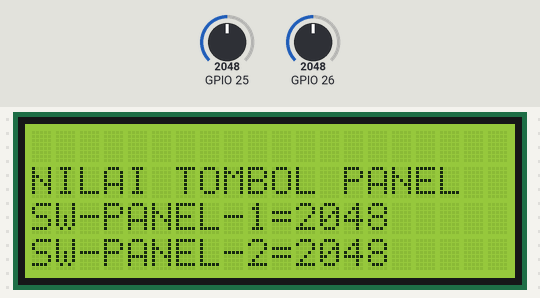
Bench run of a sketch on a simulated ESP32. Shown: 20×4 character LCD. Inputs (shaded band) come from the test bench; at power-on: GPIO 25 = 2048, GPIO 26 = 2048.

Above: at 1.2 s.
1.3 s: GPIO 25 set to 2866
At 2.1 s:
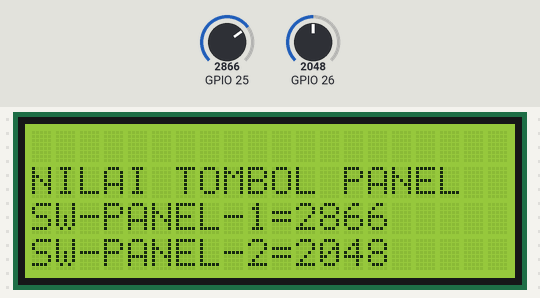
2.8 s: GPIO 26 set to 2866
At 3.3 s:
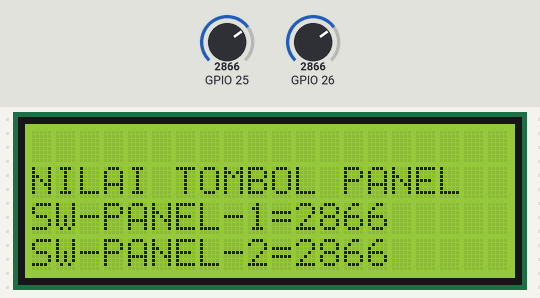
4.3 s: GPIO 25 set to 3603
At 5.5 s:
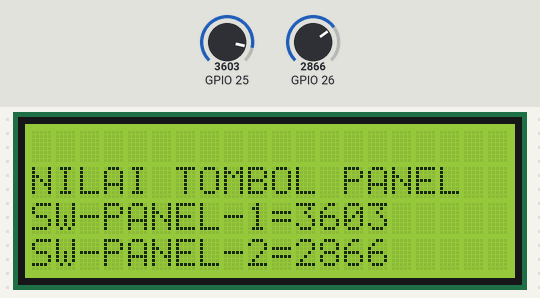
5.8 s: GPIO 26 set to 3603
At 6.7 s:
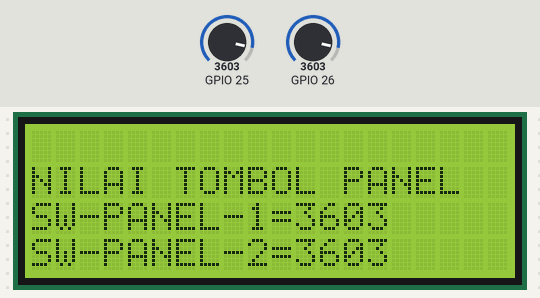
7.3 s: GPIO 25 set to 4095
At 7.9 s:
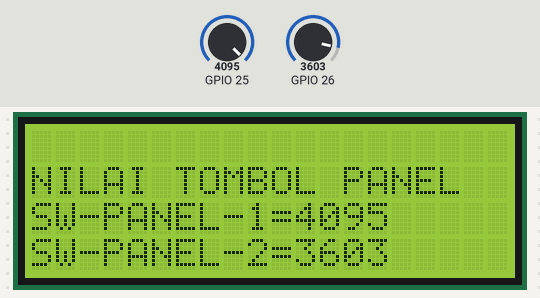
8.8 s: GPIO 26 set to 4095
At 10.1 s:
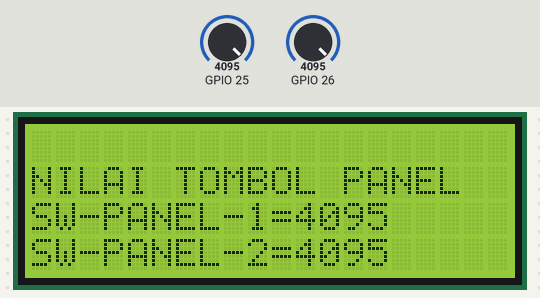
Timing chart, 0 to 11.3 s (numbered marks = the images above; inputs shaded):
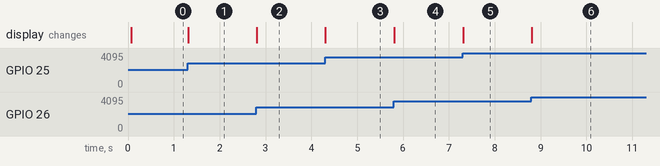

Measured:
- after the input at 1.3 s, the display: changes at once (image 1)
- after the input at 2.8 s, the display: changes at once (image 2)
- after the input at 4.3 s, the display: changes at once (image 3)
- after the input at 5.8 s, the display: changes at once (image 4)
- after the input at 7.3 s, the display: changes at once (image 5)
- after the input at 8.8 s, the display: changes at once (image 6)

The sketch:

test_3.ino
```cpp
#include <LiquidCrystal.h>

LiquidCrystal lcd(2,4,15,5,18,19);

char buff[20];
int sw1,sw2;

void setup(){
  lcd.begin(20,4);

  pinMode(25,INPUT);
  pinMode(26,INPUT);

  Serial.begin(9600);
}

void loop(){
  sw1 = analogRead(25);
  sw2 = analogRead(26);

  lcd.setCursor(0,1); lcd.print("NILAI TOMBOL PANEL");

  sprintf(buff,"SW-PANEL-1=%04d",sw1);
  lcd.setCursor(0,2); lcd.print(buff);

  sprintf(buff,"SW-PANEL-2=%04d",sw2);
  lcd.setCursor(0,3); lcd.print(buff);
}
```
